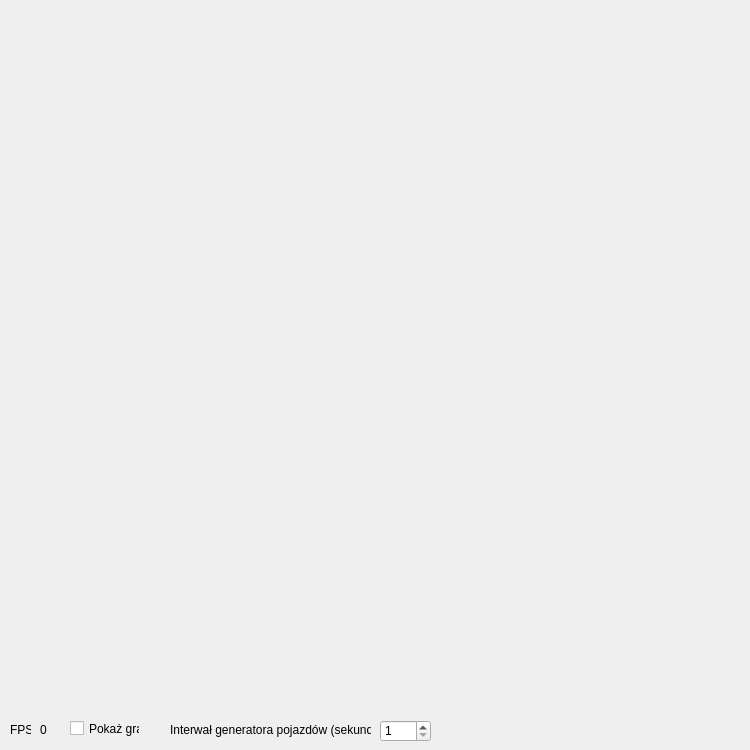
<?xml version="1.0" encoding="UTF-8"?>
<ui version="4.0">
 <class>Okno</class>
 <widget class="QMainWindow" name="Okno">
  <property name="enabled">
   <bool>true</bool>
  </property>
  <property name="geometry">
   <rect>
    <x>0</x>
    <y>0</y>
    <width>750</width>
    <height>750</height>
   </rect>
  </property>
  <property name="sizePolicy">
   <sizepolicy hsizetype="Fixed" vsizetype="Fixed">
    <horstretch>0</horstretch>
    <verstretch>0</verstretch>
   </sizepolicy>
  </property>
  <property name="minimumSize">
   <size>
    <width>750</width>
    <height>750</height>
   </size>
  </property>
  <property name="maximumSize">
   <size>
    <width>750</width>
    <height>750</height>
   </size>
  </property>
  <property name="windowTitle">
   <string>Miasto</string>
  </property>
  <widget class="QWidget" name="centralwidget">
   <widget class="QLabel" name="label">
    <property name="geometry">
     <rect>
      <x>170</x>
      <y>720</y>
      <width>201</width>
      <height>20</height>
     </rect>
    </property>
    <property name="text">
     <string>Interwał generatora pojazdów (sekundy)</string>
    </property>
   </widget>
   <widget class="QSpinBox" name="interwalGeneratora">
    <property name="geometry">
     <rect>
      <x>380</x>
      <y>720</y>
      <width>51</width>
      <height>22</height>
     </rect>
    </property>
    <property name="minimum">
     <number>1</number>
    </property>
    <property name="maximum">
     <number>5</number>
    </property>
   </widget>
   <widget class="QLabel" name="etykietaFps">
    <property name="geometry">
     <rect>
      <x>10</x>
      <y>720</y>
      <width>21</width>
      <height>20</height>
     </rect>
    </property>
    <property name="text">
     <string>FPS:</string>
    </property>
   </widget>
   <widget class="QLabel" name="fps">
    <property name="geometry">
     <rect>
      <x>40</x>
      <y>720</y>
      <width>31</width>
      <height>20</height>
     </rect>
    </property>
    <property name="text">
     <string>0</string>
    </property>
   </widget>
   <widget class="QCheckBox" name="pokazGraf">
    <property name="geometry">
     <rect>
      <x>70</x>
      <y>720</y>
      <width>70</width>
      <height>17</height>
     </rect>
    </property>
    <property name="text">
     <string>Pokaż graf</string>
    </property>
   </widget>
  </widget>
 </widget>
 <resources/>
 <connections/>
</ui>
